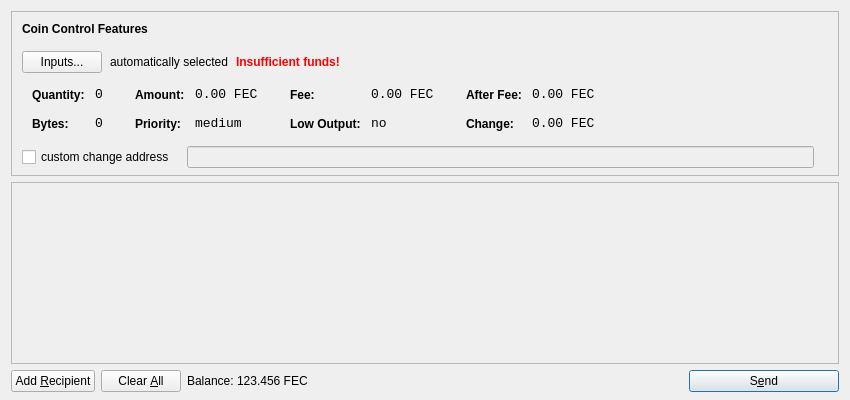
<?xml version="1.0" encoding="UTF-8"?>
<ui version="4.0">
 <class>SendCoinsDialog</class>
 <widget class="QDialog" name="SendCoinsDialog">
  <property name="geometry">
   <rect>
    <x>0</x>
    <y>0</y>
    <width>850</width>
    <height>400</height>
   </rect>
  </property>
  <property name="windowTitle">
   <string>Send Coins</string>
  </property>
  <layout class="QVBoxLayout" name="verticalLayout" stretch="0,1,0">
   <property name="bottomMargin">
    <number>8</number>
   </property>
   <item>
    <widget class="QFrame" name="frameCoinControl">
     <property name="sizePolicy">
      <sizepolicy hsizetype="Expanding" vsizetype="Expanding">
       <horstretch>0</horstretch>
       <verstretch>0</verstretch>
      </sizepolicy>
     </property>
     <property name="maximumSize">
      <size>
       <width>16777215</width>
       <height>16777215</height>
      </size>
     </property>
     <property name="frameShape">
      <enum>QFrame::StyledPanel</enum>
     </property>
     <property name="frameShadow">
      <enum>QFrame::Sunken</enum>
     </property>
     <layout class="QVBoxLayout" name="verticalLayoutCoinControl2">
      <property name="spacing">
       <number>6</number>
      </property>
      <property name="leftMargin">
       <number>0</number>
      </property>
      <property name="topMargin">
       <number>0</number>
      </property>
      <property name="rightMargin">
       <number>0</number>
      </property>
      <property name="bottomMargin">
       <number>6</number>
      </property>
      <item>
       <layout class="QVBoxLayout" name="verticalLayoutCoinControl" stretch="0,0,0,0,1">
        <property name="spacing">
         <number>0</number>
        </property>
        <property name="leftMargin">
         <number>10</number>
        </property>
        <property name="topMargin">
         <number>10</number>
        </property>
        <item>
         <layout class="QHBoxLayout" name="horizontalLayoutCoinControl1">
          <property name="bottomMargin">
           <number>15</number>
          </property>
          <item>
           <widget class="QLabel" name="labelCoinControlFeatures">
            <property name="sizePolicy">
             <sizepolicy hsizetype="Preferred" vsizetype="Maximum">
              <horstretch>0</horstretch>
              <verstretch>0</verstretch>
             </sizepolicy>
            </property>
            <property name="font">
             <font>
              <weight>75</weight>
              <bold>true</bold>
             </font>
            </property>
            <property name="styleSheet">
             <string notr="true">font-weight:bold;</string>
            </property>
            <property name="text">
             <string>Coin Control Features</string>
            </property>
           </widget>
          </item>
         </layout>
        </item>
        <item>
         <layout class="QHBoxLayout" name="horizontalLayoutCoinControl2" stretch="0,0,0,0">
          <property name="spacing">
           <number>8</number>
          </property>
          <property name="bottomMargin">
           <number>10</number>
          </property>
          <item>
           <widget class="QPushButton" name="pushButtonCoinControl">
            <property name="styleSheet">
             <string notr="true"/>
            </property>
            <property name="text">
             <string>Inputs...</string>
            </property>
           </widget>
          </item>
          <item>
           <widget class="QLabel" name="labelCoinControlAutomaticallySelected">
            <property name="text">
             <string>automatically selected</string>
            </property>
            <property name="margin">
             <number>5</number>
            </property>
           </widget>
          </item>
          <item>
           <widget class="QLabel" name="labelCoinControlInsuffFunds">
            <property name="font">
             <font>
              <weight>75</weight>
              <bold>true</bold>
             </font>
            </property>
            <property name="styleSheet">
             <string notr="true">color:red;font-weight:bold;</string>
            </property>
            <property name="text">
             <string>Insufficient funds!</string>
            </property>
            <property name="margin">
             <number>5</number>
            </property>
           </widget>
          </item>
          <item>
           <spacer name="horizontalSpacerCoinControl">
            <property name="orientation">
             <enum>Qt::Horizontal</enum>
            </property>
            <property name="sizeHint" stdset="0">
             <size>
              <width>40</width>
              <height>1</height>
             </size>
            </property>
           </spacer>
          </item>
         </layout>
        </item>
        <item>
         <widget class="QWidget" name="widgetCoinControl" native="true">
          <property name="sizePolicy">
           <sizepolicy hsizetype="Preferred" vsizetype="Preferred">
            <horstretch>0</horstretch>
            <verstretch>0</verstretch>
           </sizepolicy>
          </property>
          <property name="minimumSize">
           <size>
            <width>0</width>
            <height>0</height>
           </size>
          </property>
          <property name="styleSheet">
           <string notr="true"/>
          </property>
          <layout class="QHBoxLayout" name="horizontalLayoutCoinControl5">
           <property name="margin">
            <number>0</number>
           </property>
           <item>
            <layout class="QHBoxLayout" name="horizontalLayoutCoinControl3" stretch="0,0,0,1">
             <property name="spacing">
              <number>20</number>
             </property>
             <property name="topMargin">
              <number>0</number>
             </property>
             <property name="bottomMargin">
              <number>10</number>
             </property>
             <item>
              <layout class="QFormLayout" name="formLayoutCoinControl1">
               <property name="horizontalSpacing">
                <number>10</number>
               </property>
               <property name="verticalSpacing">
                <number>14</number>
               </property>
               <property name="leftMargin">
                <number>10</number>
               </property>
               <property name="topMargin">
                <number>4</number>
               </property>
               <property name="rightMargin">
                <number>6</number>
               </property>
               <item row="0" column="0">
                <widget class="QLabel" name="labelCoinControlQuantityText">
                 <property name="styleSheet">
                  <string notr="true">font-weight:bold;</string>
                 </property>
                 <property name="text">
                  <string>Quantity:</string>
                 </property>
                 <property name="margin">
                  <number>0</number>
                 </property>
                </widget>
               </item>
               <item row="0" column="1">
                <widget class="QLabel" name="labelCoinControlQuantity">
                 <property name="font">
                  <font>
                   <family>Monospace</family>
                   <pointsize>10</pointsize>
                  </font>
                 </property>
                 <property name="cursor">
                  <cursorShape>IBeamCursor</cursorShape>
                 </property>
                 <property name="contextMenuPolicy">
                  <enum>Qt::ActionsContextMenu</enum>
                 </property>
                 <property name="text">
                  <string notr="true">0</string>
                 </property>
                 <property name="margin">
                  <number>0</number>
                 </property>
                 <property name="textInteractionFlags">
                  <set>Qt::LinksAccessibleByMouse|Qt::TextSelectableByKeyboard|Qt::TextSelectableByMouse</set>
                 </property>
                </widget>
               </item>
               <item row="1" column="0">
                <widget class="QLabel" name="labelCoinControlBytesText">
                 <property name="styleSheet">
                  <string notr="true">font-weight:bold;</string>
                 </property>
                 <property name="text">
                  <string>Bytes:</string>
                 </property>
                </widget>
               </item>
               <item row="1" column="1">
                <widget class="QLabel" name="labelCoinControlBytes">
                 <property name="font">
                  <font>
                   <family>Monospace</family>
                   <pointsize>10</pointsize>
                  </font>
                 </property>
                 <property name="cursor">
                  <cursorShape>IBeamCursor</cursorShape>
                 </property>
                 <property name="contextMenuPolicy">
                  <enum>Qt::ActionsContextMenu</enum>
                 </property>
                 <property name="text">
                  <string notr="true">0</string>
                 </property>
                 <property name="textInteractionFlags">
                  <set>Qt::LinksAccessibleByMouse|Qt::TextSelectableByKeyboard|Qt::TextSelectableByMouse</set>
                 </property>
                </widget>
               </item>
              </layout>
             </item>
             <item>
              <layout class="QFormLayout" name="formLayoutCoinControl2">
               <property name="horizontalSpacing">
                <number>10</number>
               </property>
               <property name="verticalSpacing">
                <number>14</number>
               </property>
               <property name="leftMargin">
                <number>6</number>
               </property>
               <property name="topMargin">
                <number>4</number>
               </property>
               <property name="rightMargin">
                <number>6</number>
               </property>
               <item row="0" column="0">
                <widget class="QLabel" name="labelCoinControlAmountText">
                 <property name="styleSheet">
                  <string notr="true">font-weight:bold;</string>
                 </property>
                 <property name="text">
                  <string>Amount:</string>
                 </property>
                 <property name="margin">
                  <number>0</number>
                 </property>
                </widget>
               </item>
               <item row="0" column="1">
                <widget class="QLabel" name="labelCoinControlAmount">
                 <property name="font">
                  <font>
                   <family>Monospace</family>
                   <pointsize>10</pointsize>
                  </font>
                 </property>
                 <property name="cursor">
                  <cursorShape>IBeamCursor</cursorShape>
                 </property>
                 <property name="contextMenuPolicy">
                  <enum>Qt::ActionsContextMenu</enum>
                 </property>
                 <property name="text">
                  <string notr="true">0.00 FEC</string>
                 </property>
                 <property name="textInteractionFlags">
                  <set>Qt::LinksAccessibleByMouse|Qt::TextSelectableByKeyboard|Qt::TextSelectableByMouse</set>
                 </property>
                </widget>
               </item>
               <item row="1" column="0">
                <widget class="QLabel" name="labelCoinControlPriorityText">
                 <property name="styleSheet">
                  <string notr="true">font-weight:bold;</string>
                 </property>
                 <property name="text">
                  <string>Priority:</string>
                 </property>
                </widget>
               </item>
               <item row="1" column="1">
                <widget class="QLabel" name="labelCoinControlPriority">
                 <property name="font">
                  <font>
                   <family>Monospace</family>
                   <pointsize>10</pointsize>
                  </font>
                 </property>
                 <property name="cursor">
                  <cursorShape>IBeamCursor</cursorShape>
                 </property>
                 <property name="contextMenuPolicy">
                  <enum>Qt::ActionsContextMenu</enum>
                 </property>
                 <property name="text">
                  <string>medium</string>
                 </property>
                 <property name="textInteractionFlags">
                  <set>Qt::LinksAccessibleByMouse|Qt::TextSelectableByKeyboard|Qt::TextSelectableByMouse</set>
                 </property>
                </widget>
               </item>
              </layout>
             </item>
             <item>
              <layout class="QFormLayout" name="formLayoutCoinControl3">
               <property name="horizontalSpacing">
                <number>10</number>
               </property>
               <property name="verticalSpacing">
                <number>14</number>
               </property>
               <property name="leftMargin">
                <number>6</number>
               </property>
               <property name="topMargin">
                <number>4</number>
               </property>
               <property name="rightMargin">
                <number>6</number>
               </property>
               <item row="0" column="0">
                <widget class="QLabel" name="labelCoinControlFeeText">
                 <property name="styleSheet">
                  <string notr="true">font-weight:bold;</string>
                 </property>
                 <property name="text">
                  <string>Fee:</string>
                 </property>
                 <property name="margin">
                  <number>0</number>
                 </property>
                </widget>
               </item>
               <item row="0" column="1">
                <widget class="QLabel" name="labelCoinControlFee">
                 <property name="font">
                  <font>
                   <family>Monospace</family>
                   <pointsize>10</pointsize>
                  </font>
                 </property>
                 <property name="cursor">
                  <cursorShape>IBeamCursor</cursorShape>
                 </property>
                 <property name="contextMenuPolicy">
                  <enum>Qt::ActionsContextMenu</enum>
                 </property>
                 <property name="text">
                  <string notr="true">0.00 FEC</string>
                 </property>
                 <property name="textInteractionFlags">
                  <set>Qt::LinksAccessibleByMouse|Qt::TextSelectableByKeyboard|Qt::TextSelectableByMouse</set>
                 </property>
                </widget>
               </item>
               <item row="1" column="0">
                <widget class="QLabel" name="labelCoinControlLowOutputText">
                 <property name="styleSheet">
                  <string notr="true">font-weight:bold;</string>
                 </property>
                 <property name="text">
                  <string>Low Output:</string>
                 </property>
                </widget>
               </item>
               <item row="1" column="1">
                <widget class="QLabel" name="labelCoinControlLowOutput">
                 <property name="font">
                  <font>
                   <family>Monospace</family>
                   <pointsize>10</pointsize>
                  </font>
                 </property>
                 <property name="cursor">
                  <cursorShape>IBeamCursor</cursorShape>
                 </property>
                 <property name="contextMenuPolicy">
                  <enum>Qt::ActionsContextMenu</enum>
                 </property>
                 <property name="text">
                  <string>no</string>
                 </property>
                 <property name="textInteractionFlags">
                  <set>Qt::LinksAccessibleByMouse|Qt::TextSelectableByKeyboard|Qt::TextSelectableByMouse</set>
                 </property>
                </widget>
               </item>
              </layout>
             </item>
             <item>
              <layout class="QFormLayout" name="formLayoutCoinControl4">
               <property name="horizontalSpacing">
                <number>10</number>
               </property>
               <property name="verticalSpacing">
                <number>14</number>
               </property>
               <property name="leftMargin">
                <number>6</number>
               </property>
               <property name="topMargin">
                <number>4</number>
               </property>
               <property name="rightMargin">
                <number>6</number>
               </property>
               <item row="0" column="0">
                <widget class="QLabel" name="labelCoinControlAfterFeeText">
                 <property name="styleSheet">
                  <string notr="true">font-weight:bold;</string>
                 </property>
                 <property name="text">
                  <string>After Fee:</string>
                 </property>
                 <property name="margin">
                  <number>0</number>
                 </property>
                </widget>
               </item>
               <item row="0" column="1">
                <widget class="QLabel" name="labelCoinControlAfterFee">
                 <property name="font">
                  <font>
                   <family>Monospace</family>
                   <pointsize>10</pointsize>
                  </font>
                 </property>
                 <property name="cursor">
                  <cursorShape>IBeamCursor</cursorShape>
                 </property>
                 <property name="contextMenuPolicy">
                  <enum>Qt::ActionsContextMenu</enum>
                 </property>
                 <property name="text">
                  <string notr="true">0.00 FEC</string>
                 </property>
                 <property name="textInteractionFlags">
                  <set>Qt::LinksAccessibleByMouse|Qt::TextSelectableByKeyboard|Qt::TextSelectableByMouse</set>
                 </property>
                </widget>
               </item>
               <item row="1" column="0">
                <widget class="QLabel" name="labelCoinControlChangeText">
                 <property name="styleSheet">
                  <string notr="true">font-weight:bold;</string>
                 </property>
                 <property name="text">
                  <string>Change:</string>
                 </property>
                </widget>
               </item>
               <item row="1" column="1">
                <widget class="QLabel" name="labelCoinControlChange">
                 <property name="font">
                  <font>
                   <family>Monospace</family>
                   <pointsize>10</pointsize>
                  </font>
                 </property>
                 <property name="cursor">
                  <cursorShape>IBeamCursor</cursorShape>
                 </property>
                 <property name="contextMenuPolicy">
                  <enum>Qt::ActionsContextMenu</enum>
                 </property>
                 <property name="text">
                  <string notr="true">0.00 FEC</string>
                 </property>
                 <property name="textInteractionFlags">
                  <set>Qt::LinksAccessibleByMouse|Qt::TextSelectableByKeyboard|Qt::TextSelectableByMouse</set>
                 </property>
                </widget>
               </item>
              </layout>
             </item>
            </layout>
           </item>
          </layout>
         </widget>
        </item>
        <item>
         <layout class="QHBoxLayout" name="horizontalLayoutCoinControl4" stretch="0,0,0">
          <property name="spacing">
           <number>12</number>
          </property>
          <property name="sizeConstraint">
           <enum>QLayout::SetDefaultConstraint</enum>
          </property>
          <property name="topMargin">
           <number>5</number>
          </property>
          <property name="rightMargin">
           <number>5</number>
          </property>
          <item>
           <widget class="QCheckBox" name="checkBoxCoinControlChange">
            <property name="text">
             <string>custom change address</string>
            </property>
           </widget>
          </item>
          <item>
           <widget class="QLineEdit" name="lineEditCoinControlChange">
            <property name="enabled">
             <bool>false</bool>
            </property>
            <property name="sizePolicy">
             <sizepolicy hsizetype="Expanding" vsizetype="Fixed">
              <horstretch>0</horstretch>
              <verstretch>0</verstretch>
             </sizepolicy>
            </property>
           </widget>
          </item>
          <item>
           <widget class="QLabel" name="labelCoinControlChangeLabel">
            <property name="sizePolicy">
             <sizepolicy hsizetype="Preferred" vsizetype="Expanding">
              <horstretch>0</horstretch>
              <verstretch>0</verstretch>
             </sizepolicy>
            </property>
            <property name="minimumSize">
             <size>
              <width>0</width>
              <height>0</height>
             </size>
            </property>
            <property name="text">
             <string/>
            </property>
            <property name="margin">
             <number>3</number>
            </property>
           </widget>
          </item>
         </layout>
        </item>
        <item>
         <spacer name="verticalSpacerCoinControl">
          <property name="orientation">
           <enum>Qt::Vertical</enum>
          </property>
          <property name="sizeHint" stdset="0">
           <size>
            <width>800</width>
            <height>1</height>
           </size>
          </property>
         </spacer>
        </item>
       </layout>
      </item>
     </layout>
    </widget>
   </item>
   <item>
    <widget class="QScrollArea" name="scrollArea">
     <property name="widgetResizable">
      <bool>true</bool>
     </property>
     <widget class="QWidget" name="scrollAreaWidgetContents">
      <property name="geometry">
       <rect>
        <x>0</x>
        <y>0</y>
        <width>830</width>
        <height>175</height>
       </rect>
      </property>
      <layout class="QVBoxLayout" name="verticalLayout_2">
       <property name="margin">
        <number>0</number>
       </property>
       <item>
        <layout class="QVBoxLayout" name="entries">
         <property name="spacing">
          <number>6</number>
         </property>
        </layout>
       </item>
       <item>
        <spacer name="verticalSpacer">
         <property name="orientation">
          <enum>Qt::Vertical</enum>
         </property>
         <property name="sizeHint" stdset="0">
          <size>
           <width>20</width>
           <height>40</height>
          </size>
         </property>
        </spacer>
       </item>
      </layout>
     </widget>
    </widget>
   </item>
   <item>
    <layout class="QHBoxLayout" name="horizontalLayout">
     <item>
      <widget class="QPushButton" name="addButton">
       <property name="toolTip">
        <string>Send to multiple recipients at once</string>
       </property>
       <property name="text">
        <string>Add &amp;Recipient</string>
       </property>
       <property name="icon">
        <iconset resource="../bitcoin.qrc">
         <normaloff>:/icons/add</normaloff>:/icons/add</iconset>
       </property>
       <property name="autoDefault">
        <bool>false</bool>
       </property>
      </widget>
     </item>
     <item>
      <widget class="QPushButton" name="clearButton">
       <property name="sizePolicy">
        <sizepolicy hsizetype="Minimum" vsizetype="Fixed">
         <horstretch>0</horstretch>
         <verstretch>0</verstretch>
        </sizepolicy>
       </property>
       <property name="toolTip">
        <string>Remove all transaction fields</string>
       </property>
       <property name="text">
        <string>Clear &amp;All</string>
       </property>
       <property name="icon">
        <iconset resource="../bitcoin.qrc">
         <normaloff>:/icons/remove</normaloff>:/icons/remove</iconset>
       </property>
       <property name="autoRepeatDelay">
        <number>300</number>
       </property>
       <property name="autoDefault">
        <bool>false</bool>
       </property>
      </widget>
     </item>
     <item>
      <layout class="QHBoxLayout" name="horizontalLayout_2">
       <property name="spacing">
        <number>3</number>
       </property>
       <item>
        <widget class="QLabel" name="label">
         <property name="text">
          <string>Balance:</string>
         </property>
        </widget>
       </item>
       <item>
        <widget class="QLabel" name="labelBalance">
         <property name="cursor">
          <cursorShape>IBeamCursor</cursorShape>
         </property>
         <property name="text">
          <string>123.456 FEC</string>
         </property>
         <property name="textInteractionFlags">
          <set>Qt::LinksAccessibleByMouse|Qt::TextSelectableByKeyboard|Qt::TextSelectableByMouse</set>
         </property>
        </widget>
       </item>
      </layout>
     </item>
     <item>
      <spacer name="horizontalSpacer">
       <property name="orientation">
        <enum>Qt::Horizontal</enum>
       </property>
       <property name="sizeHint" stdset="0">
        <size>
         <width>40</width>
         <height>20</height>
        </size>
       </property>
      </spacer>
     </item>
     <item>
      <widget class="QPushButton" name="sendButton">
       <property name="minimumSize">
        <size>
         <width>150</width>
         <height>0</height>
        </size>
       </property>
       <property name="toolTip">
        <string>Confirm the send action</string>
       </property>
       <property name="text">
        <string>S&amp;end</string>
       </property>
       <property name="icon">
        <iconset resource="../bitcoin.qrc">
         <normaloff>:/icons/send</normaloff>:/icons/send</iconset>
       </property>
       <property name="default">
        <bool>true</bool>
       </property>
      </widget>
     </item>
    </layout>
   </item>
  </layout>
 </widget>
 <resources>
  <include location="../bitcoin.qrc"/>
 </resources>
 <connections/>
</ui>
